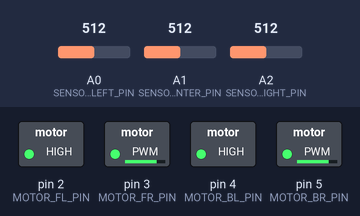
This sketch was run on a simulated Arduino Uno, built with avr-gcc and run on an emulated ATmega328P. On the bench: switched loads named in the sketch (green lamp = pin HIGH). The test bench sets the inputs (shaded band); at power-on: A0 (SENSOR_LEFT_PIN) = 512, A2 (SENSOR_RIGHT_PIN) = 512, A1 (SENSOR_CENTER_PIN) = 512.

Above: at 1.2 s.
1.3 s: A0 (SENSOR_LEFT_PIN) set to 710
At 2.0 s:
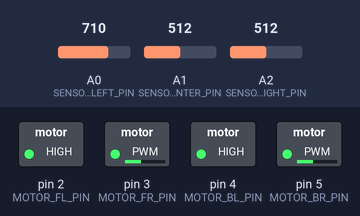
2.8 s: A2 (SENSOR_RIGHT_PIN) set to 306
At 3.2 s:
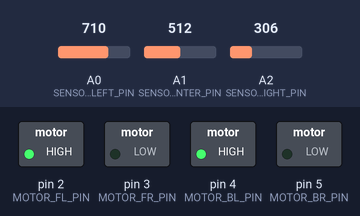
4.3 s: A0 (SENSOR_LEFT_PIN) set to 690
At 5.3 s:
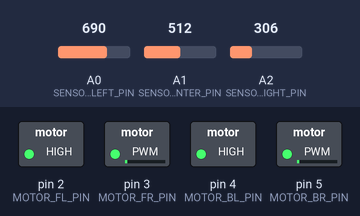
5.8 s: A2 (SENSOR_RIGHT_PIN) set to 900
At 6.5 s:
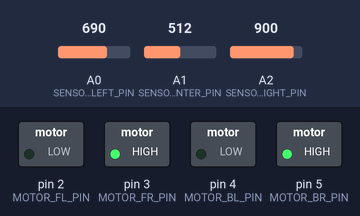
7.3 s: A0 (SENSOR_LEFT_PIN) set to 745
8.8 s: A0 (SENSOR_LEFT_PIN) set to 772
At 10.2 s:
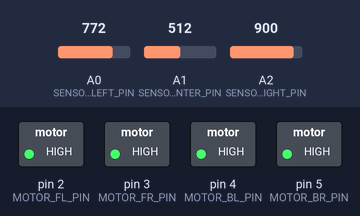
Timing chart, 0 to 11.3 s (numbered marks = the images above; inputs shaded):
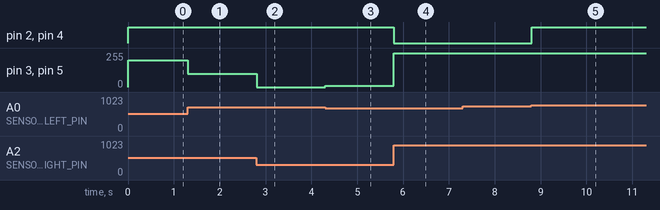

Measured:
- the behaviour switches between 754 and 755 on A0 (SENSOR_LEFT_PIN) (found by bisection; images 4 and 5)
- after the input at 1.3 s, pin 3 (MOTOR_FR_PIN), pin 5 (MOTOR_BR_PIN): 200/255 → 101/255 at once
- after the input at 2.8 s, pin 3 (MOTOR_FR_PIN), pin 5 (MOTOR_BR_PIN): 101/255 → 0/255 at once
- after the input at 4.3 s, pin 3 (MOTOR_FR_PIN), pin 5 (MOTOR_BR_PIN): 0/255 → 8/255 at once
- after the input at 5.8 s, pin 2 (MOTOR_FL_PIN), pin 4 (MOTOR_BL_PIN): HIGH → LOW at once; pin 3 (MOTOR_FR_PIN), pin 5 (MOTOR_BR_PIN): 8/255 → 255/255 at once
- after the input at 7.3 s, every drawn part: stays the same
- after the input at 8.8 s, pin 2 (MOTOR_FL_PIN), pin 4 (MOTOR_BL_PIN): LOW → HIGH at once

The sketch:

main.ino
```cpp
// Motor pin definitions
#define MOTOR_FL_PIN 2 // Front-left motor
#define MOTOR_FR_PIN 3 // Front-right motor
#define MOTOR_BL_PIN 4 // Back-left motor
#define MOTOR_BR_PIN 5 // Back-right motor

// Sensor pin definitions
#define SENSOR_LEFT_PIN A0
#define SENSOR_CENTER_PIN A1
#define SENSOR_RIGHT_PIN A2

// Sensor threshold
#define LINE_THRESHOLD 700 // Adjust as needed

// Motor speed
#define MOTOR_SPEED 200 // Adjust as needed

void setup() {
  // Set motor pins as output
  pinMode(MOTOR_FL_PIN, OUTPUT);
  pinMode(MOTOR_FR_PIN, OUTPUT);
  pinMode(MOTOR_BL_PIN, OUTPUT);
  pinMode(MOTOR_BR_PIN, OUTPUT);

  // Set sensor pins as input
  pinMode(SENSOR_LEFT_PIN, INPUT);
  pinMode(SENSOR_CENTER_PIN, INPUT);
  pinMode(SENSOR_RIGHT_PIN, INPUT);
}

void loop() {
  // Read sensor values
  int leftSensor = analogRead(SENSOR_LEFT_PIN);
  int centerSensor = analogRead(SENSOR_CENTER_PIN);
  int rightSensor = analogRead(SENSOR_RIGHT_PIN);

  // Calculate error
  int error = (leftSensor - rightSensor) / 2;

  // Adjust motor speeds based on error
  int leftSpeed = MOTOR_SPEED + error;
  int rightSpeed = MOTOR_SPEED - error;

  // Apply motor speeds
  // Front motors
  analogWrite(MOTOR_FL_PIN, constrain(leftSpeed, 0, 255));
  analogWrite(MOTOR_FR_PIN, constrain(rightSpeed, 0, 255));
  // Back motors
  analogWrite(MOTOR_BL_PIN, constrain(leftSpeed, 0, 255));
  analogWrite(MOTOR_BR_PIN, constrain(rightSpeed, 0, 255));

  // Delay for stability
  delay(10);
}
```
